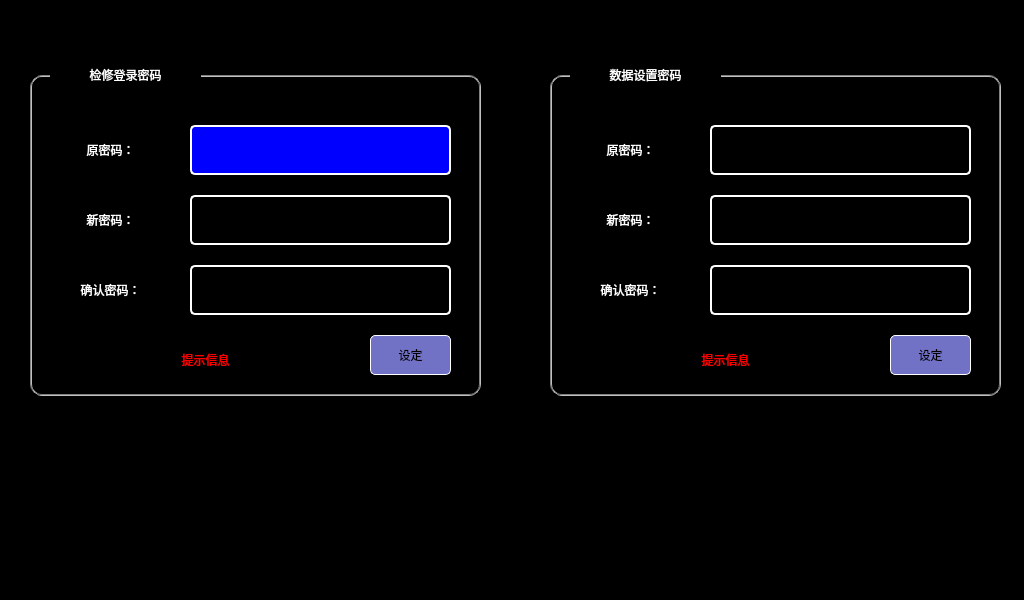
<?xml version="1.0" encoding="UTF-8"?>
<ui version="4.0">
 <class>PasswordSet</class>
 <widget class="QWidget" name="PasswordSet">
  <property name="geometry">
   <rect>
    <x>0</x>
    <y>0</y>
    <width>1024</width>
    <height>600</height>
   </rect>
  </property>
  <property name="windowTitle">
   <string>Form</string>
  </property>
  <property name="styleSheet">
   <string notr="true">QLabel
{
	color: white;
	border: 2px groove, gray;
    border-color: gray;
	font: 18px, &quot;微软雅黑&quot;;
}

QWidget
{
	background-color: black;
}

QPushButton
{
	font: 18px, &quot;微软雅黑&quot;;
    color: black;
	background-color: rgb(113, 113, 198);
	border:1px solid white;
	border-radius: 5px;
}</string>
  </property>
  <widget class="QLabel" name="label_2">
   <property name="geometry">
    <rect>
     <x>50</x>
     <y>125</y>
     <width>121</width>
     <height>50</height>
    </rect>
   </property>
   <property name="styleSheet">
    <string notr="true">border: 0px;</string>
   </property>
   <property name="text">
    <string>原密码：</string>
   </property>
   <property name="alignment">
    <set>Qt::AlignCenter</set>
   </property>
  </widget>
  <widget class="QLabel" name="label_3">
   <property name="geometry">
    <rect>
     <x>50</x>
     <y>195</y>
     <width>121</width>
     <height>50</height>
    </rect>
   </property>
   <property name="styleSheet">
    <string notr="true">border: 0px;</string>
   </property>
   <property name="text">
    <string>新密码：</string>
   </property>
   <property name="alignment">
    <set>Qt::AlignCenter</set>
   </property>
  </widget>
  <widget class="QLabel" name="label_4">
   <property name="geometry">
    <rect>
     <x>50</x>
     <y>265</y>
     <width>121</width>
     <height>50</height>
    </rect>
   </property>
   <property name="styleSheet">
    <string notr="true">border: 0px;</string>
   </property>
   <property name="text">
    <string>确认密码：</string>
   </property>
   <property name="alignment">
    <set>Qt::AlignCenter</set>
   </property>
  </widget>
  <widget class="QPushButton" name="btn1Origin">
   <property name="geometry">
    <rect>
     <x>190</x>
     <y>125</y>
     <width>261</width>
     <height>50</height>
    </rect>
   </property>
   <property name="styleSheet">
    <string notr="true">color:white;
background-color: rgb(0, 0, 255);
border:2px solid white;
border-radius: 5px;
</string>
   </property>
   <property name="text">
    <string/>
   </property>
  </widget>
  <widget class="QPushButton" name="btn1New">
   <property name="geometry">
    <rect>
     <x>190</x>
     <y>195</y>
     <width>261</width>
     <height>50</height>
    </rect>
   </property>
   <property name="styleSheet">
    <string notr="true">color:white;
background-color: black;
border-radius: 5px;
border:2px solid white;


</string>
   </property>
   <property name="text">
    <string/>
   </property>
  </widget>
  <widget class="QPushButton" name="btn1Confirm">
   <property name="geometry">
    <rect>
     <x>190</x>
     <y>265</y>
     <width>261</width>
     <height>50</height>
    </rect>
   </property>
   <property name="styleSheet">
    <string notr="true">color:white;
background-color: black;
border:2px solid white;
border-radius: 5px;</string>
   </property>
   <property name="text">
    <string/>
   </property>
  </widget>
  <widget class="QLabel" name="lbl1Tips">
   <property name="geometry">
    <rect>
     <x>60</x>
     <y>335</y>
     <width>291</width>
     <height>50</height>
    </rect>
   </property>
   <property name="styleSheet">
    <string notr="true">color: red;
border: 0px;</string>
   </property>
   <property name="text">
    <string>提示信息</string>
   </property>
   <property name="alignment">
    <set>Qt::AlignCenter</set>
   </property>
  </widget>
  <widget class="QPushButton" name="btn1Set">
   <property name="geometry">
    <rect>
     <x>370</x>
     <y>335</y>
     <width>81</width>
     <height>40</height>
    </rect>
   </property>
   <property name="text">
    <string>设定</string>
   </property>
  </widget>
  <widget class="QPushButton" name="btn2Confirm">
   <property name="geometry">
    <rect>
     <x>710</x>
     <y>265</y>
     <width>261</width>
     <height>50</height>
    </rect>
   </property>
   <property name="styleSheet">
    <string notr="true">color:white;
background-color: black;
border:2px solid white;
border-radius: 5px;</string>
   </property>
   <property name="text">
    <string/>
   </property>
  </widget>
  <widget class="QLabel" name="label_6">
   <property name="geometry">
    <rect>
     <x>570</x>
     <y>265</y>
     <width>121</width>
     <height>50</height>
    </rect>
   </property>
   <property name="styleSheet">
    <string notr="true">border: 0px;</string>
   </property>
   <property name="text">
    <string>确认密码：</string>
   </property>
   <property name="alignment">
    <set>Qt::AlignCenter</set>
   </property>
  </widget>
  <widget class="QLabel" name="lbl2Tips">
   <property name="geometry">
    <rect>
     <x>580</x>
     <y>335</y>
     <width>291</width>
     <height>50</height>
    </rect>
   </property>
   <property name="styleSheet">
    <string notr="true">color: red;
border: 0px;</string>
   </property>
   <property name="text">
    <string>提示信息</string>
   </property>
   <property name="alignment">
    <set>Qt::AlignCenter</set>
   </property>
  </widget>
  <widget class="QPushButton" name="btn2Set">
   <property name="geometry">
    <rect>
     <x>890</x>
     <y>335</y>
     <width>81</width>
     <height>40</height>
    </rect>
   </property>
   <property name="text">
    <string>设定</string>
   </property>
  </widget>
  <widget class="QLabel" name="label_8">
   <property name="geometry">
    <rect>
     <x>570</x>
     <y>125</y>
     <width>121</width>
     <height>50</height>
    </rect>
   </property>
   <property name="styleSheet">
    <string notr="true">border: 0px;</string>
   </property>
   <property name="text">
    <string>原密码：</string>
   </property>
   <property name="alignment">
    <set>Qt::AlignCenter</set>
   </property>
  </widget>
  <widget class="QLabel" name="label_9">
   <property name="geometry">
    <rect>
     <x>570</x>
     <y>195</y>
     <width>121</width>
     <height>50</height>
    </rect>
   </property>
   <property name="styleSheet">
    <string notr="true">border: 0px;</string>
   </property>
   <property name="text">
    <string>新密码：</string>
   </property>
   <property name="alignment">
    <set>Qt::AlignCenter</set>
   </property>
  </widget>
  <widget class="QPushButton" name="btn2Origin">
   <property name="geometry">
    <rect>
     <x>710</x>
     <y>125</y>
     <width>261</width>
     <height>50</height>
    </rect>
   </property>
   <property name="styleSheet">
    <string notr="true">color:white;
background-color: black;
border:2px solid white;
border-radius: 5px;
</string>
   </property>
   <property name="text">
    <string/>
   </property>
  </widget>
  <widget class="QPushButton" name="btn2New">
   <property name="geometry">
    <rect>
     <x>710</x>
     <y>195</y>
     <width>261</width>
     <height>50</height>
    </rect>
   </property>
   <property name="styleSheet">
    <string notr="true">color:white;
background-color: black;
border:2px solid white;
border-radius: 5px;</string>
   </property>
   <property name="text">
    <string/>
   </property>
  </widget>
  <widget class="QLabel" name="label_106">
   <property name="geometry">
    <rect>
     <x>30</x>
     <y>75</y>
     <width>451</width>
     <height>321</height>
    </rect>
   </property>
   <property name="styleSheet">
    <string notr="true">border-radius: 12px;</string>
   </property>
   <property name="text">
    <string/>
   </property>
   <property name="alignment">
    <set>Qt::AlignCenter</set>
   </property>
  </widget>
  <widget class="QLabel" name="label_107">
   <property name="geometry">
    <rect>
     <x>550</x>
     <y>75</y>
     <width>451</width>
     <height>321</height>
    </rect>
   </property>
   <property name="styleSheet">
    <string notr="true">border-radius: 12px;</string>
   </property>
   <property name="text">
    <string/>
   </property>
   <property name="alignment">
    <set>Qt::AlignCenter</set>
   </property>
  </widget>
  <widget class="QLabel" name="label_10">
   <property name="geometry">
    <rect>
     <x>50</x>
     <y>50</y>
     <width>151</width>
     <height>50</height>
    </rect>
   </property>
   <property name="styleSheet">
    <string notr="true">QLabel
{
	color: white;
	border: 0px groove, gray;
    border-color: gray;
	font: 20px, &quot;微软雅黑&quot;;
}</string>
   </property>
   <property name="text">
    <string>检修登录密码</string>
   </property>
   <property name="alignment">
    <set>Qt::AlignCenter</set>
   </property>
  </widget>
  <widget class="QLabel" name="label_11">
   <property name="geometry">
    <rect>
     <x>570</x>
     <y>50</y>
     <width>151</width>
     <height>50</height>
    </rect>
   </property>
   <property name="styleSheet">
    <string notr="true">QLabel
{
	color: white;
	border: 0px groove, gray;
    border-color: gray;
	font: 20px, &quot;微软雅黑&quot;;
}</string>
   </property>
   <property name="text">
    <string>数据设置密码</string>
   </property>
   <property name="alignment">
    <set>Qt::AlignCenter</set>
   </property>
  </widget>
  <zorder>label_107</zorder>
  <zorder>label_106</zorder>
  <zorder>label_2</zorder>
  <zorder>label_3</zorder>
  <zorder>label_4</zorder>
  <zorder>btn1Origin</zorder>
  <zorder>btn1New</zorder>
  <zorder>btn1Confirm</zorder>
  <zorder>lbl1Tips</zorder>
  <zorder>btn1Set</zorder>
  <zorder>btn2Confirm</zorder>
  <zorder>label_6</zorder>
  <zorder>lbl2Tips</zorder>
  <zorder>btn2Set</zorder>
  <zorder>label_8</zorder>
  <zorder>label_9</zorder>
  <zorder>btn2Origin</zorder>
  <zorder>btn2New</zorder>
  <zorder>label_10</zorder>
  <zorder>label_11</zorder>
 </widget>
 <resources/>
 <connections/>
</ui>
